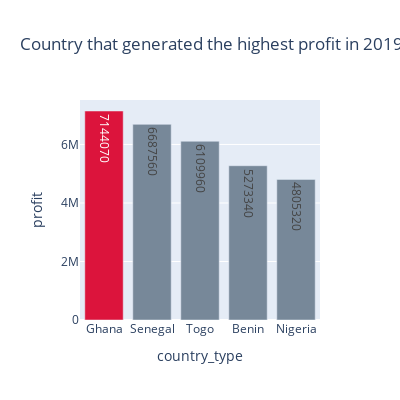

The code cell stored with this chart in its notebook:
### Code cell
colors = ['lightslategray',] * 5
colors[0] = 'crimson'


fig = go.Figure(data= [go.Bar(x= data3.countries,
                             y= data3.profit,
                             text= data3.profit,
                             textposition = 'auto',
                             marker_color = colors)])

fig.update_layout(autosize= False,
                 width= 400,
                 height = 400,
                  xaxis_title="country_type",
                  yaxis_title= "profit",
                 title_text = 'Country that generated the highest profit in 2019')
                 
fig.show()

### Figure 1 — Plotly figure (JSON) as saved in the notebook; plotly's stock layout.template omitted (floating-point values rounded to 4 significant figures)
{"data": [{"marker": {"color": ["crimson", "lightslategray", "lightslategray", "lightslategray", "lightslategray"]}, "text": [7144070, 6687560, 6109960, 5273340, 4805320], "textposition": "auto", "type": "bar", "x": ["Ghana", "Senegal", "Togo", "Benin", "Nigeria"], "y": [7144070, 6687560, 6109960, 5273340, 4805320]}], "layout": {"autosize": false, "height": 400, "title": {"text": "Country that generated the highest profit in 2019"}, "width": 400, "xaxis": {"title": {"text": "country_type"}}, "yaxis": {"title": {"text": "profit"}}}}
